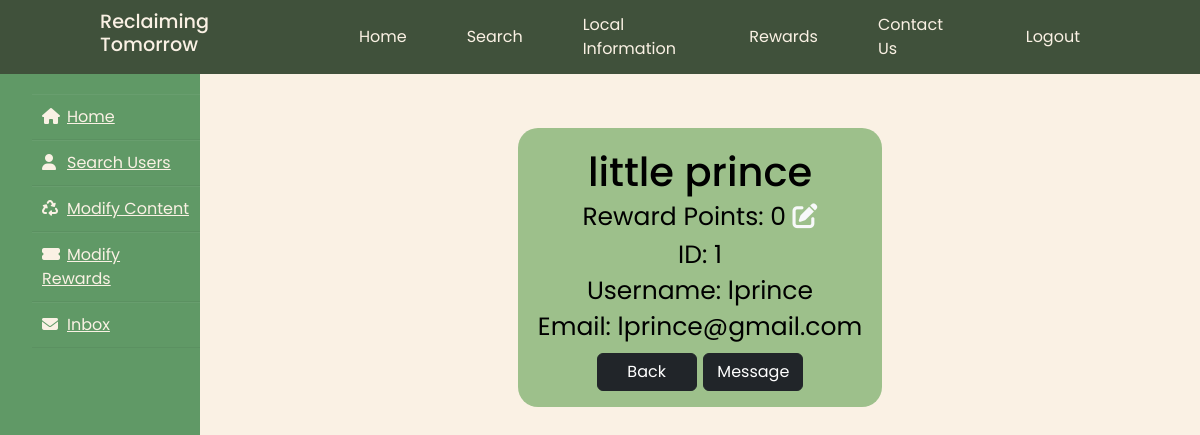
The page /admin/userProfile.php?id=1 on the database its author committed.
### tables this page shows
CREATE TABLE `users` (
  `id` int(11) NOT NULL,
  `name` varchar(100) NOT NULL,
  `email` varchar(200) NOT NULL,
  `email_verification` varchar(200) DEFAULT NULL,
  `username` varchar(50) NOT NULL,
  `password` varchar(200) NOT NULL,
  `reward_points` int(255) NOT NULL DEFAULT 0,
  `is_logged_in` tinyint(1) NOT NULL,
  `role` varchar(20) NOT NULL,
  `reset_token_hash` varchar(64) DEFAULT NULL,
  `reset_token_expires` datetime DEFAULT NULL,
  `date` datetime NOT NULL
);

### admin/userProfile.php (the view, shortened to what this page needs)
<?php
require '../connect.php';
?>
<!DOCTYPE html>
<html lang="en">
<head>
    <link href="https://cdn.jsdelivr.net/npm/bootstrap@5.3.1/dist/css/bootstrap.min.css" rel="stylesheet" />
    <link href="../style.css" rel="stylesheet">
</head>
<body>
<?php include "../admin/header.php"; ?>
<div class="wrapper">
        <div class="sidebar"><i class=""></i>
            <ul>
                <li><a href="/admin/dashboard"><i class="fas fa-home"></i>Home</a></li>
                <li><a href="/admin/search"><i class="fas fa-user"></i>Search Users</a></li>
                <li><a href="#"><i class="fas fa-recycle"></i>Modify Content</a></li>
                <li><a href="/admin/modifyRewards"><i class="fas fa-ticket-alt"></i>Modify Rewards</a></li>
                <li><a href="/admin/inbox"><i class="fas fa-envelope"></i>Inbox</a></li>
            </ul>
        </div>
        <div class="main_content">
            <div style="text-align:center;">
                <br>
            </div>
            <div class="info">
            <?php
                $data=$_GET['id'];
                $sql="SELECT * FROM users WHERE id=$data";
                $result=mysqli_query($db,$sql);
                if($result){
                    $row=mysqli_fetch_assoc($result);
                    echo '<div class="flex-container">
                        <div class="flex-box">
                        <h1 style="margin-top: 20px">'.$row['name'].'</h1>
                        <p style="margin-right: 20px;margin-left: 20px">
                            Reward Points: '.$row['reward_points'].'
                            <a class="fas fa-edit link-underline-opacity-0 link-light" href="updatePoints.php?id='.$row['id'].'" role="button"></a>
                        </p>
                        <p style="margin-right: 20px;margin-left: 20px">
                            ID: '.$row['id'].'
                        </p>
                        <p style="margin-right: 20px;margin-left: 20px">
                            Username: '.$row['username'].'
                        </p>
                        <p style="margin-right: 20px;margin-left: 20px">
                            Email: '.$row['email'].'
                        </p>
                        <p>
                            <a class="btn btn-dark btn" href="/admin/search" style="width:100px" role="button">Back</a>
                            <a class="btn btn-dark btn" href="/admin/composeMessage?id='.$row['id'].'" style="width:100px" role="button">Message</a>
                        </p>
                    </div>
                </div>';
                }
            ?>
      </div>
    </div>
</div>
</body>
</html>

### style.css (style rules this page uses)
* { margin: 0; padding: 0; box-sizing: border-box; list-style: none; font-family: 'Poppins', sans-serif; }
body { background-color:#FAF1E4; background-size: cover; background-position: center; display: flex; padding-top: 64px; flex-direction: column; background-color: #FAF1E4; min-height: 100vh; }
.flex-container { display: flex; align-items: center; justify-content: center; }
.flex-box { width: auto; height: auto; background-color: #9DC08B; font-size: 25px; text-align: center; line-height: 20px; border-radius: 20px; margin: 20px; color: #000000; align-items: center; justify-content: center; }
.wrapper { display: flex; position: relative; }
.wrapper .sidebar { width: 200px; height: 100%; background: #609966; padding: 30px 0px; position: fixed; }
.wrapper .sidebar ul li { padding: 10px; border-bottom: 1px solid #CEC5B7; border-bottom: 1px solid rgba(0,0,0,0.05); border-top: 1px solid rgba(255,255,255,0.05); }
.wrapper .sidebar ul li a { color: #FAF1E4; display: block; }
.wrapper .sidebar ul li a .fas { width: 25px; }
.wrapper .main_content { width: 100%; margin-left: 200px; }
.wrapper .main_content .info { margin: 20px; color: #717171; line-height: 25px; }
.wrapper .main_content .info div { margin-bottom: 20px; }

### rows shown on the page
users: name "little prince", reward_points "0", id "1", username "lprince", email "lprince@gmail.com"
